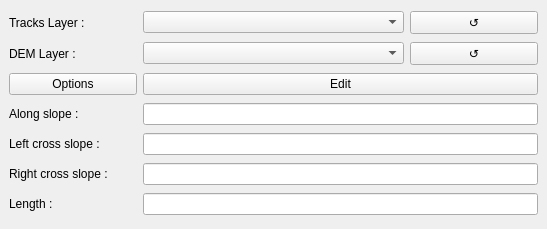
<?xml version="1.0" encoding="UTF-8"?>
<ui version="4.0">
 <class>PisteCreatorDockWidgetBase</class>
 <widget class="QDockWidget" name="PisteCreatorDockWidgetBase">
  <property name="geometry">
   <rect>
    <x>0</x>
    <y>0</y>
    <width>547</width>
    <height>229</height>
   </rect>
  </property>
  <property name="windowTitle">
   <string>PisteCreator</string>
  </property>
  <widget class="QWidget" name="dockwidget">
   <layout class="QGridLayout" name="gridLayout">
    <item row="2" column="1" colspan="2">
     <widget class="QComboBox" name="DEMInput"/>
    </item>
    <item row="9" column="1" colspan="3">
     <widget class="QLineEdit" name="LengthResult"/>
    </item>
    <item row="7" column="1" colspan="3">
     <widget class="QLineEdit" name="LeftCrossResult"/>
    </item>
    <item row="6" column="1" colspan="3">
     <widget class="QLineEdit" name="AlongResult"/>
    </item>
    <item row="6" column="0">
     <widget class="QLabel" name="AlongSLabel">
      <property name="text">
       <string>Along slope :</string>
      </property>
     </widget>
    </item>
    <item row="0" column="0">
     <widget class="QLabel" name="TracksLabel">
      <property name="text">
       <string>Tracks Layer :</string>
      </property>
     </widget>
    </item>
    <item row="4" column="0">
     <widget class="QPushButton" name="OptionButton">
      <property name="text">
       <string>Options</string>
      </property>
     </widget>
    </item>
    <item row="9" column="0">
     <widget class="QLabel" name="LengthLabel">
      <property name="text">
       <string>Length :</string>
      </property>
     </widget>
    </item>
    <item row="4" column="1" colspan="3">
     <widget class="QPushButton" name="EditButton">
      <property name="text">
       <string>Edit</string>
      </property>
     </widget>
    </item>
    <item row="2" column="0">
     <widget class="QLabel" name="DEMLabel">
      <property name="text">
       <string>DEM Layer :</string>
      </property>
     </widget>
    </item>
    <item row="0" column="1" colspan="2">
     <widget class="QComboBox" name="TracksInput"/>
    </item>
    <item row="2" column="3">
     <widget class="QPushButton" name="DEMButton">
      <property name="text">
       <string>↺</string>
      </property>
     </widget>
    </item>
    <item row="7" column="0">
     <widget class="QLabel" name="CrossSLabel">
      <property name="text">
       <string>Left cross slope :</string>
      </property>
     </widget>
    </item>
    <item row="0" column="3">
     <widget class="QPushButton" name="TracksButton">
      <property name="text">
       <string>↺</string>
      </property>
     </widget>
    </item>
    <item row="8" column="0">
     <widget class="QLabel" name="label">
      <property name="text">
       <string>Right cross slope :</string>
      </property>
     </widget>
    </item>
    <item row="8" column="1" colspan="3">
     <widget class="QLineEdit" name="RightCrossResult"/>
    </item>
   </layout>
  </widget>
 </widget>
 <resources/>
 <connections/>
</ui>
